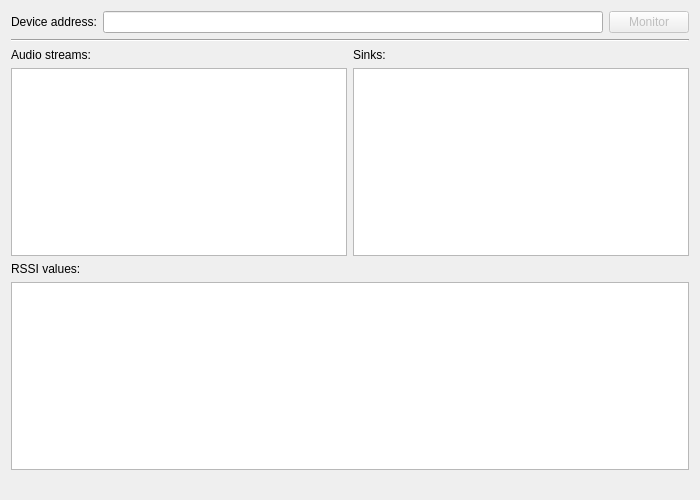
<?xml version="1.0" encoding="UTF-8"?>
<ui version="4.0">
 <class>MainWindow</class>
 <widget class="QMainWindow" name="MainWindow">
  <property name="geometry">
   <rect>
    <x>0</x>
    <y>0</y>
    <width>700</width>
    <height>500</height>
   </rect>
  </property>
  <property name="windowTitle">
   <string>Conductor</string>
  </property>
  <widget class="QWidget" name="centralWidget">
   <layout class="QVBoxLayout" name="verticalLayout">
    <item>
     <layout class="QHBoxLayout" name="horizontalLayout">
      <item>
       <widget class="QLabel" name="label_3">
        <property name="text">
         <string>Device address:</string>
        </property>
       </widget>
      </item>
      <item>
       <widget class="QLineEdit" name="address"/>
      </item>
      <item>
       <widget class="QPushButton" name="monitorButton">
        <property name="enabled">
         <bool>false</bool>
        </property>
        <property name="text">
         <string>Monitor</string>
        </property>
        <property name="checkable">
         <bool>true</bool>
        </property>
        <property name="checked">
         <bool>false</bool>
        </property>
       </widget>
      </item>
     </layout>
    </item>
    <item>
     <widget class="Line" name="line">
      <property name="orientation">
       <enum>Qt::Horizontal</enum>
      </property>
     </widget>
    </item>
    <item>
     <layout class="QGridLayout" name="gridLayout">
      <item row="0" column="0">
       <widget class="QLabel" name="label">
        <property name="text">
         <string>Audio streams:</string>
        </property>
       </widget>
      </item>
      <item row="0" column="1">
       <widget class="QLabel" name="label_2">
        <property name="text">
         <string>Sinks:</string>
        </property>
       </widget>
      </item>
      <item row="1" column="0">
       <widget class="QTableView" name="sinkInputView">
        <property name="editTriggers">
         <set>QAbstractItemView::NoEditTriggers</set>
        </property>
        <property name="alternatingRowColors">
         <bool>true</bool>
        </property>
        <property name="selectionBehavior">
         <enum>QAbstractItemView::SelectRows</enum>
        </property>
       </widget>
      </item>
      <item row="1" column="1">
       <widget class="QTableView" name="sinkView">
        <property name="editTriggers">
         <set>QAbstractItemView::NoEditTriggers</set>
        </property>
        <property name="alternatingRowColors">
         <bool>true</bool>
        </property>
        <property name="selectionBehavior">
         <enum>QAbstractItemView::SelectRows</enum>
        </property>
       </widget>
      </item>
     </layout>
    </item>
    <item>
     <widget class="QLabel" name="label_4">
      <property name="text">
       <string>RSSI values:</string>
      </property>
     </widget>
    </item>
    <item>
     <widget class="QTableView" name="rssiView">
      <property name="editTriggers">
       <set>QAbstractItemView::NoEditTriggers</set>
      </property>
      <property name="alternatingRowColors">
       <bool>true</bool>
      </property>
     </widget>
    </item>
   </layout>
  </widget>
  <widget class="QStatusBar" name="statusBar">
   <property name="sizeGripEnabled">
    <bool>false</bool>
   </property>
  </widget>
 </widget>
 <layoutdefault spacing="6" margin="11"/>
 <resources/>
 <connections/>
</ui>
